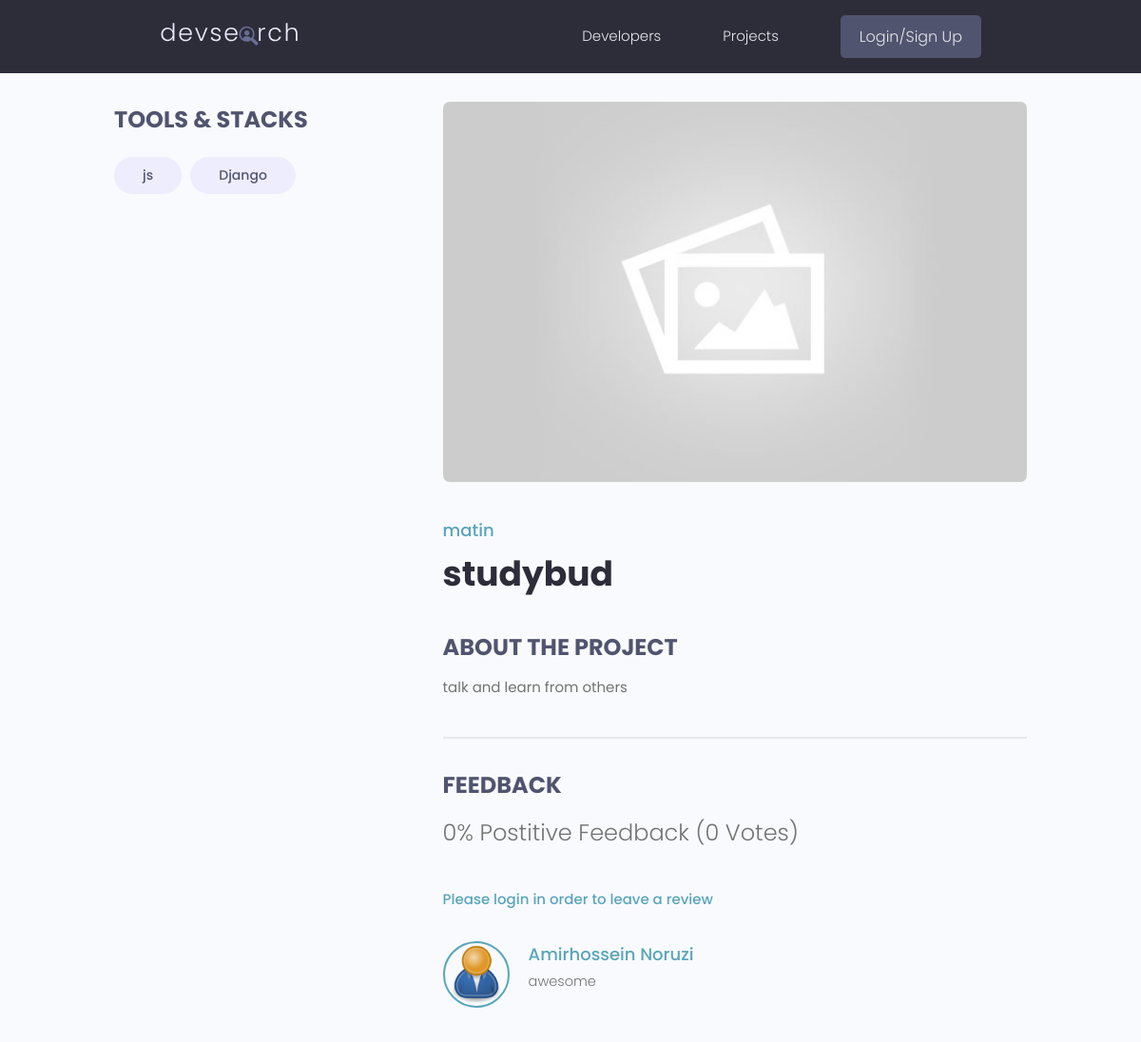
Page /projects/de506fd6-875a-48e5-a8b3-cbd94637769c/ on the earlier database version.
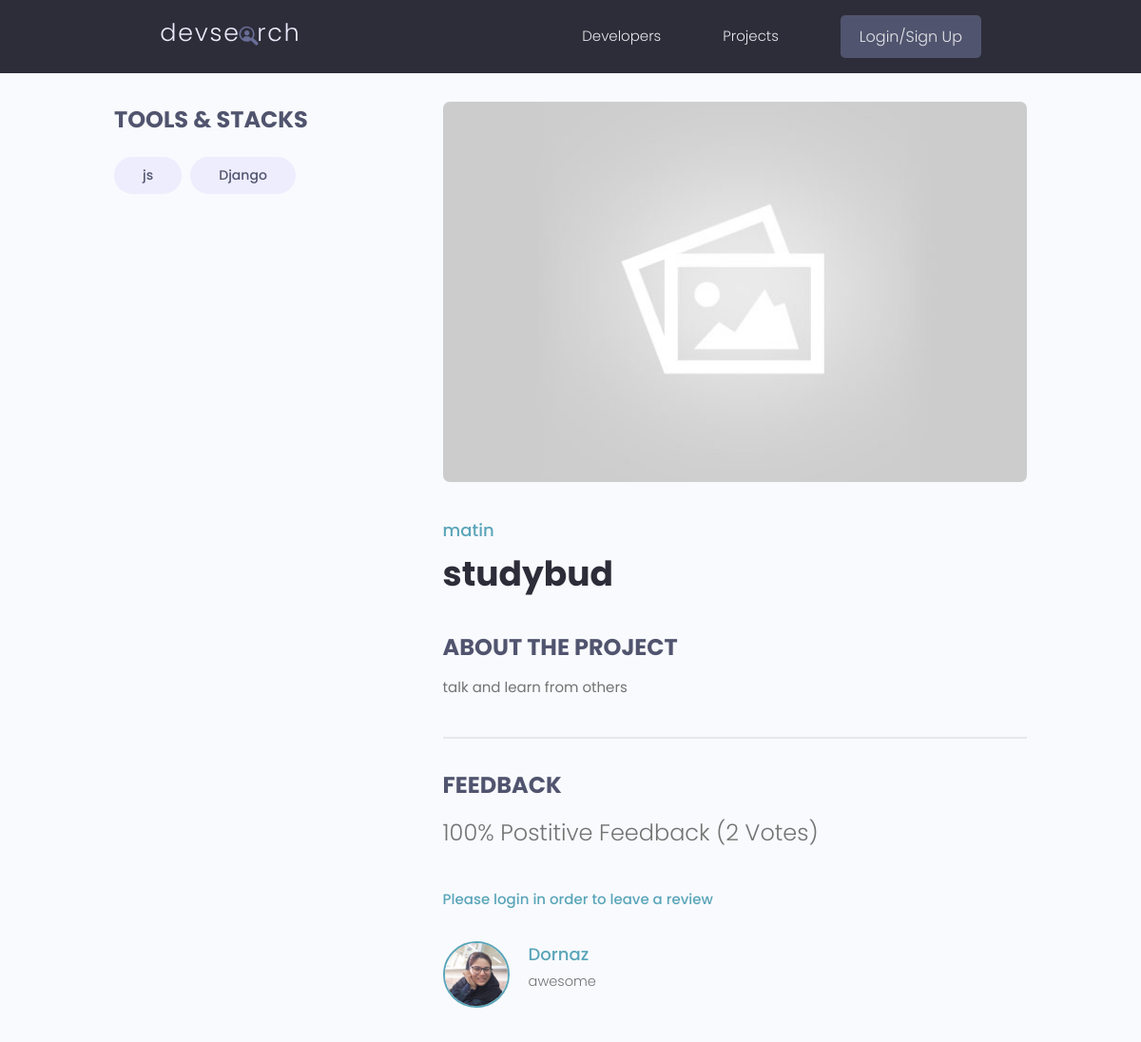
Same page on the later database version.
### projects/models.py (models this page shows, shortened)
class Project(models.Model):
    owner = models.ForeignKey(Profile, null=True, blank=True, on_delete=models.CASCADE)
    title = models.CharField(max_length=50)
    description = models.TextField(null=True, blank=True)
    featured_image = models.ImageField(default='default.jpg', blank=True, null=True)
    tags = models.ManyToManyField("Tag", blank=True)
    demo_link = models.CharField(max_length=2000, null=True, blank=True)
    source_link = models.CharField(max_length=2000, null=True, blank=True)
    vote_total = models.IntegerField(default=0, null=True, blank=True)
    vote_ratio = models.IntegerField(default=0, null=True, blank=True)
    created = models.DateTimeField(auto_now_add=True)
    id = models.UUIDField(default=uuid.uuid4, primary_key=True, unique=True, editable=False)
    class Meta:
        ordering = ['-vote_ratio', 'vote_total', 'title']
    @property
    def imageUrl(self):
        try:
            url = self.featured_image.url
        except:
            url = ''
        return url

class Review(models.Model):
    VOTE_TYPE = (
        ('up', 'Up Vote'),
        ('down', 'Down Vote'),
    )
    owner = models.ForeignKey(Profile, on_delete=models.CASCADE, null=True, blank=True)
    project = models.ForeignKey(Project, on_delete=models.CASCADE)
    body = models.TextField(null=True, blank=True)
    value = models.CharField(max_length=200, choices=VOTE_TYPE)
    created = models.DateTimeField(auto_now_add=True)
    id = models.UUIDField(default=uuid.uuid4, primary_key=True, unique=True, editable=False)
    class Meta:
        unique_together = [['owner', 'project']]

### users/models.py (models this page shows, shortened)
class Profile(models.Model):
    user = models.OneToOneField(User, on_delete=models.CASCADE, null=True, blank=True)
    name = models.CharField(max_length=200, null=True, blank=True)
    email = models.EmailField(max_length=500, null=True, blank=True)
    username = models.CharField(max_length=200, null=True, blank=True)
    location = models.CharField(max_length=200, null=True, blank=True)
    short_intro = models.CharField(max_length=200, null=True, blank=True)
    bio = models.TextField(null=True, blank=True)
    profile_image = models.ImageField(default='profiles/user-default.png', upload_to='profiles/', null=True, blank=True)
    social_github = models.CharField(max_length=200, null=True, blank=True)
    social_linkedin = models.CharField(max_length=200, null=True, blank=True)
    social_twitter = models.CharField(max_length=200, null=True, blank=True)
    social_website = models.CharField(max_length=200, null=True, blank=True)
    created = models.DateTimeField(auto_now_add=True)
    id = models.UUIDField(default=uuid.uuid4, primary_key=True, unique=True, editable=False)
    class Meta:
        ordering = ['created']

### projects/views.py (the view, shortened to what this page needs)
# urls.py: path('<str:pk>/', views.project, name='single-project'),
def project(request, pk):
    projectObj = Project.objects.get(id=pk)
    form = ReviewForm()
    reviews = projectObj.review_set.all()
    context = {
        'project': projectObj,
        'form': form,
        'reviews': reviews,
    }
    return render(request, 'projects/single-project.html', context)

### projects/models.py (called while the page is built)
    def __str__(self):
        return self.name

### projects/templates/projects/single-project.html (shortened to what this page needs)
{% extends 'base.html' %}
{% block content %}
<main class="singleProject my-md">
  <div class="container">
    <div class="layout">
      <div class="column column--1of3">
        <h3 class="singleProject__subtitle">Tools & Stacks</h3>
        <div class="singleProject__toolStack">
            {% for tag in project.tags.all %}
            <span class="tag tag--pill tag--sub tag--lg">
                <small>{{tag}}</small>
            </span>
            {% endfor %}
        </div>
      </div>
      <div class="column column--2of3">
        <img class="singleProject__preview" src="{{project.imageUrl}}" alt="portfolio thumbnail" />
        <a href="{% url 'single-profile' project.owner.id %}" class="singleProject__developer">{{project.owner.name}}</a>
        <h2 class="singleProject__title">{{project.title}}</h2>
        <h3 class="singleProject__subtitle">About the Project</h3>
        <div class="singleProject__info">{{project.description}}</div>
        <div class="comments">
          <h3 class="singleProject__subtitle">Feedback</h3>
          <h5 class="project--rating">
            {{project.vote_ratio}}% Postitive Feedback ({{project.vote_total}} Vote{{project.vote_total|pluralize:'s'}})
          </h5>
          {% if request.user.is_authenticated %}
            {% if request.user.profile.id in project.reviewers %}
              <p>You have already submitted your review for this project</p>
            {% elif request.user.profile != project.owner %}
              <form class="form" action="{% url 'single-project' project.id %}" method="POST">
                {% csrf_token %}
                {% for field in form %}
                <div class="form__field">
                  <label for="formInput#textarea">{{field.label}}: </label>
                  {{field}}
                </div>
                {% endfor %}
                <input class="btn btn--sub btn--lg" type="submit" value="Comments" />
              </form>
            {% endif %}
          {% else %}
            <a href="{% url 'login' %}?next={{request.path}}">Please login in order to leave a review</a>
          {% endif %}
          <div class="commentList">
            {% for review in reviews %}
              {% if review.body %}
                <div class="comment">
                  <a href="{% url 'single-profile' review.owner.id %}">
                    <img class="avatar avatar--md"
                      src="{{review.owner.profile_image.url}}" alt="user" />
                  </a>
                  <div class="comment__details">
                    <a href="{% url 'single-profile' review.owner.id %}" class="comment__author">{{review.owner.name}}</a>
                    <p class="comment__info">{{review.body|linebreaksbr}}</p>
                  </div>
                </div>
              {% endif %}
            {% endfor %}
          </div>
        </div>
      </div>
    </div>
  </div>
</main>
{% endblock content %}

Differences in the rows shown:
changed Project "studybud": vote_ratio "0" → "100"; vote_total "0" → "2"
changed Review "awesome": owner.profile_image: picture added in place of a placeholder; owner.name "Amirhossein Noruzi" → "Dornaz"
